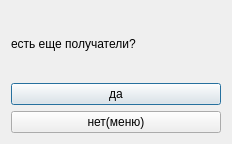
<?xml version="1.0" encoding="UTF-8"?>
<ui version="4.0">
 <class>Uslovie</class>
 <widget class="QDialog" name="Uslovie">
  <property name="geometry">
   <rect>
    <x>0</x>
    <y>0</y>
    <width>232</width>
    <height>144</height>
   </rect>
  </property>
  <property name="windowTitle">
   <string>Dialog</string>
  </property>
  <layout class="QVBoxLayout" name="verticalLayout">
   <item>
    <widget class="QLabel" name="label">
     <property name="text">
      <string>есть еще получатели?</string>
     </property>
    </widget>
   </item>
   <item>
    <widget class="QPushButton" name="pushButton">
     <property name="text">
      <string>да</string>
     </property>
    </widget>
   </item>
   <item>
    <widget class="QPushButton" name="pushButton_2">
     <property name="text">
      <string>нет(меню)</string>
     </property>
    </widget>
   </item>
  </layout>
 </widget>
 <resources/>
 <connections/>
</ui>
